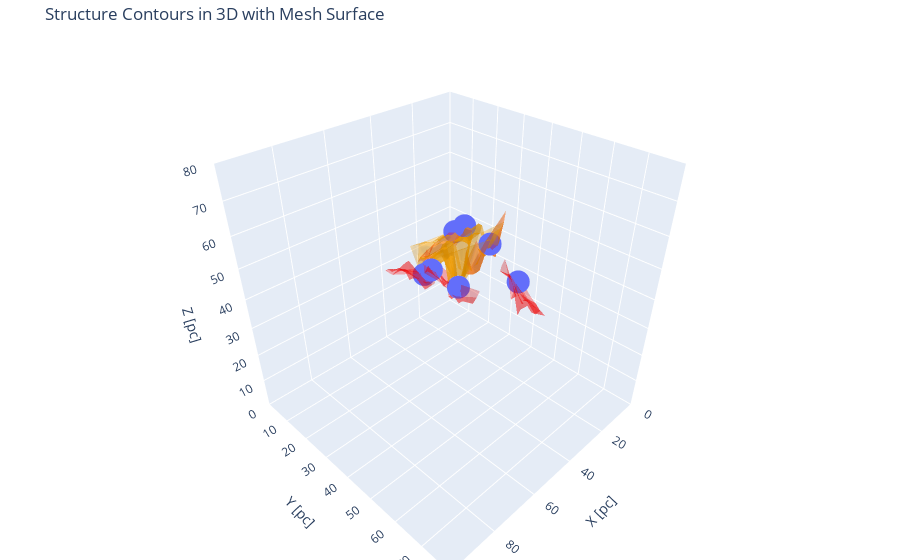

The notebook cell saved with this chart:
### Code cell
# plot by plotly

fig = px.scatter_3d(leaf_feature, x='x_peak', y='z_peak', z='y_peak')

# Leaf structures
for i, leaf_structure_index in enumerate(leaf_indices):
    leaf_structure = dendro[leaf_structure_index]
    leaf_mask = leaf_structure.get_mask()
    leaf_mask_indices = np.where(leaf_mask)
    mesh_leaf = go.Mesh3d(x=leaf_mask_indices[0] * hx, 
                          y=leaf_mask_indices[2] * hy, 
                          z=leaf_mask_indices[1] * hz, 
                          opacity=0.3,
                          color='red',
                          name=f'Leaf {i + 1} - Surface')
    fig.add_trace(mesh_leaf)

# Branch structures
for j, branch_structure_index in enumerate(branch_indices):
    branch_structure = dendro[branch_structure_index]
    branch_mask = branch_structure.get_mask()
    branch_mask_indices = np.where(branch_mask)
    mesh_branch = go.Mesh3d(x=branch_mask_indices[0] * hx, 
                            y=branch_mask_indices[2] * hy, 
                            z=branch_mask_indices[1] * hz,
                            opacity=0.3, 
                            color='orange',
                            name=f'Branch {j + 1} - Surface')
    fig.add_trace(mesh_branch)

fig.update_layout(
    scene=dict(
        xaxis=dict(title='X [pc]', range=[0, 100]),
        yaxis=dict(title='Y [pc]', range=[0, 80]),
        zaxis=dict(title='Z [pc]', range=[0, 80]),
        aspectratio=dict(x=1, y=1, z=1)
    ),
    title='Structure Contours in 3D with Mesh Surface',
    margin=dict(l=0, r=0, b=0, t=40),
    showlegend=True)
